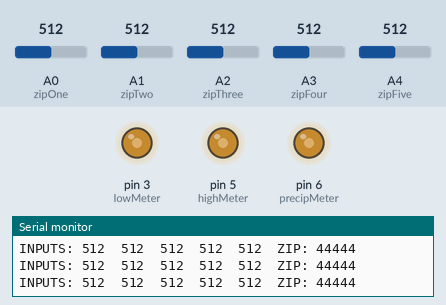
Simulated run of this sketch. Board: Arduino Uno, built with avr-gcc and run on an emulated ATmega328P. Parts: output pins drawn as LEDs (lit = HIGH), the last lines printed to the serial monitor. The inputs (shaded band) are chosen by the test bench; at power-on: A0 (zipOne) = 512, A1 (zipTwo) = 512, A2 (zipThree) = 512, A3 (zipFour) = 512, A4 (zipFive) = 512.

Above: at 7.2 s.
7.3 s: A0 (zipOne) set to 716
At 8.6 s:
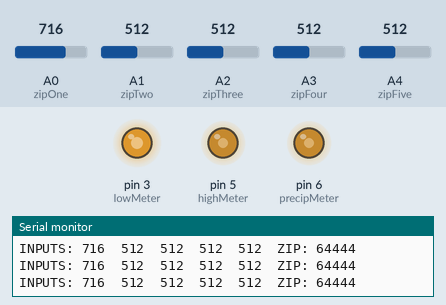
8.9 s: A1 (zipTwo) set to 30
At 9.4 s:
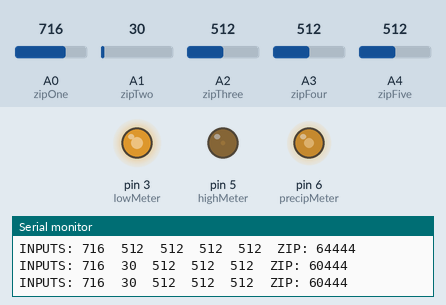
10.5 s: A2 (zipThree) set to 30
At 11.3 s:
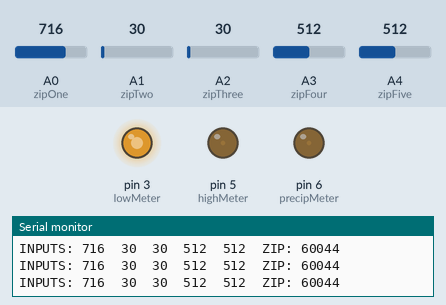
12.1 s: A0 (zipOne) set to 992
At 13.1 s:
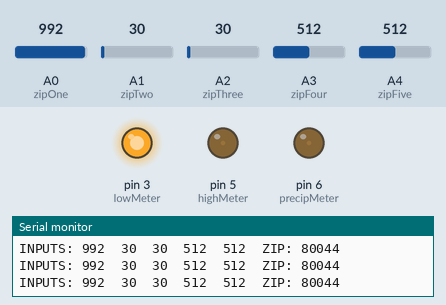
13.7 s: A1 (zipTwo) set to 306
At 14.9 s:
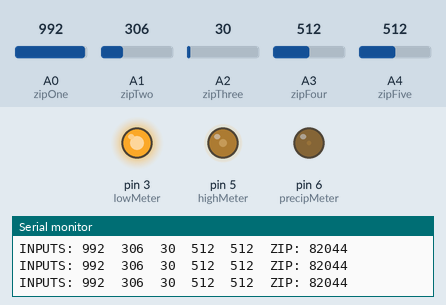
15.3 s: A2 (zipThree) set to 306
At 16.6 s:
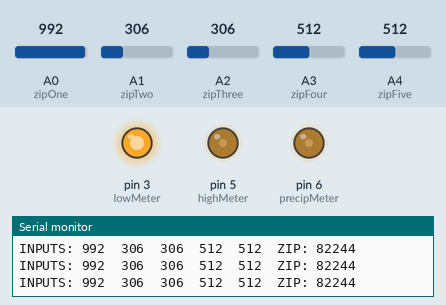
Timing chart, 0 to 17.8 s (numbered marks = the images above; inputs shaded):
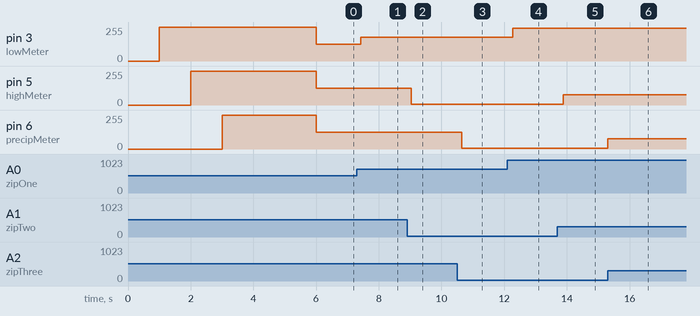

The sketch:

test1.ino
```cpp
//Analog Meters
int lowMeter = 3;
int highMeter = 5;
int precipMeter = 6;

//zip code meters
int zipOne =   A0;
int zipTwo =   A1;
int zipThree = A2;
int zipFour =  A3;
int zipFive =  A4;

//Analog Meter Output Values
int lowMeterOutput;
int highMeterOutput;
int precipMeterOutput;

//zip code inputs
int zipOneInput;
int zipTwoInput;
int zipThreeInput;
int zipFourInput;
int zipFiveInput;


void setup() {
  // put your setup code here, to run once:
  Serial.begin(9600);

  //Initialze Meters
  pinMode(lowMeter, OUTPUT);
  pinMode(highMeter, OUTPUT);
  pinMode(precipMeter, OUTPUT);


  //Initialize Zipcode Inputs
  pinMode(zipOne, INPUT);
  pinMode(zipTwo, INPUT);
  pinMode(zipThree, INPUT);
  pinMode(zipFour, INPUT);
  pinMode(zipFive, INPUT);

  zipOneInput = 0;
  zipTwoInput = 0;
  zipThreeInput = 0;
  zipFourInput = 0;
  zipFiveInput = 0;

  delay(1000);

  //test meters
  digitalWrite(lowMeter, HIGH);
  delay(1000);
  digitalWrite(highMeter, HIGH);
  delay(1000);
  digitalWrite(precipMeter, HIGH);
  delay(3000);

  digitalWrite(lowMeter, LOW);
  digitalWrite(highMeter, LOW);
  digitalWrite(precipMeter, LOW);

}

void loop() {
  // put your main code here, to run repeatedly:
  //Serial.println("sketch loaded");
  //delay(100);

  zipOneInput = analogRead(zipOne);
  zipTwoInput = analogRead(zipTwo);
  zipThreeInput = analogRead(zipThree);
  zipFourInput = analogRead(zipFour);
  zipFiveInput = analogRead(zipFive);

  analogWrite(lowMeter, map(zipOneInput, 0, 1023, 0, 255));
  analogWrite(highMeter, map(zipTwoInput, 0, 1023, 0, 255));
  analogWrite(precipMeter, map(zipThreeInput, 0, 1023, 0, 255));

  Serial.print("INPUTS: ");
  Serial.print(zipOneInput);
  Serial.print("  ");
  Serial.print(zipTwoInput);
  Serial.print("  ");
  Serial.print(zipThreeInput);
  Serial.print("  ");
  Serial.print(zipFourInput);
  Serial.print("  ");
  Serial.print(zipFiveInput);
  Serial.print("  ");

  Serial.print("ZIP: ");
  Serial.print(map(zipOneInput, 0, 1023, 0, 9));
  Serial.print(map(zipTwoInput, 0, 1023, 0, 9));
  Serial.print(map(zipThreeInput, 0, 1023, 0, 9));
  Serial.print(map(zipFourInput, 0, 1023, 0, 9));
  Serial.print(map(zipFiveInput, 0, 1023, 0, 9));
  Serial.println();
  delay(200);

}
```

Measured:
- after the input at 7.3 s, pin 3 (lowMeter): 127/255 → 178/255 after 0.12 s
- after the input at 8.9 s, pin 5 (highMeter): 127/255 → 7/255 after 0.13 s
- after the input at 10.5 s, pin 6 (precipMeter): 127/255 → 7/255 after 0.15 s
- after the input at 12.1 s, pin 3 (lowMeter): 178/255 → 247/255 after 0.17 s
- after the input at 13.7 s, pin 5 (highMeter): 7/255 → 76/255 after 0.19 s
- after the input at 15.3 s, pin 6 (precipMeter): 7/255 → 76/255 at once
